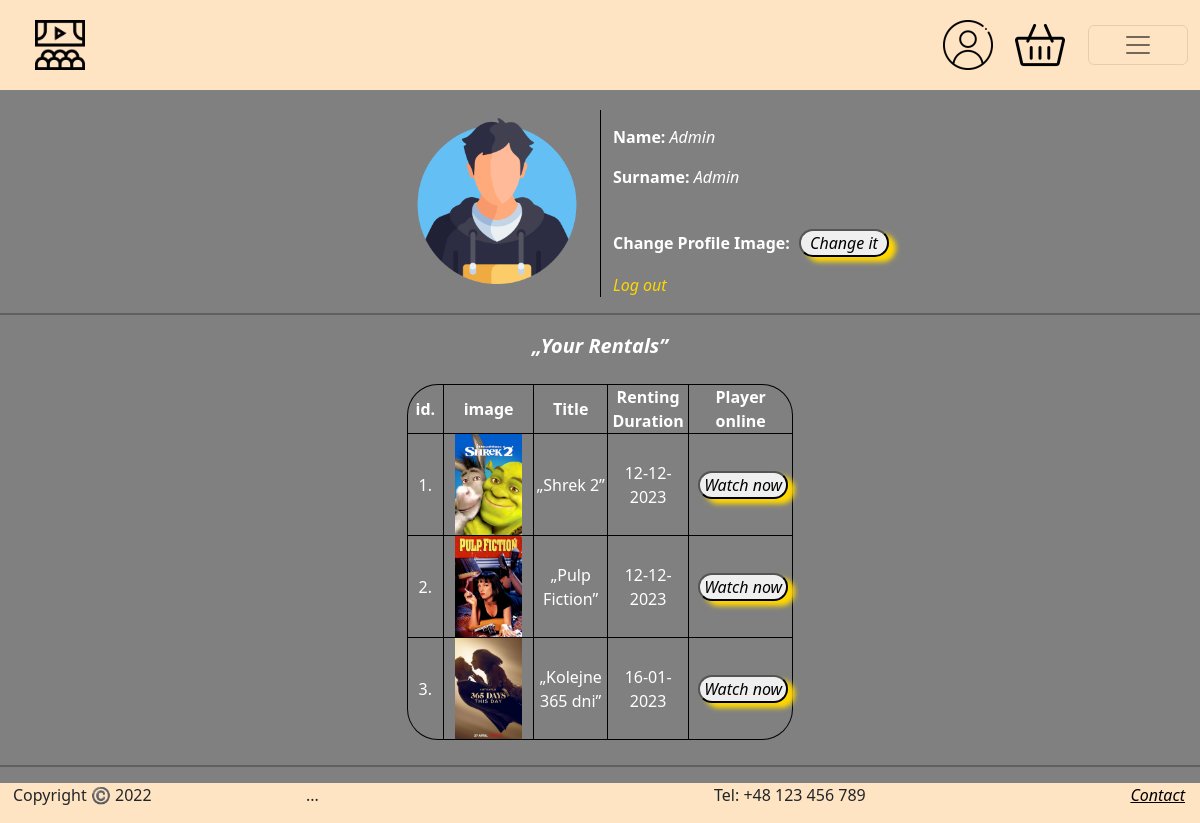
/PHP/profile.php (signed in), run on an earlier commit of the app's database.
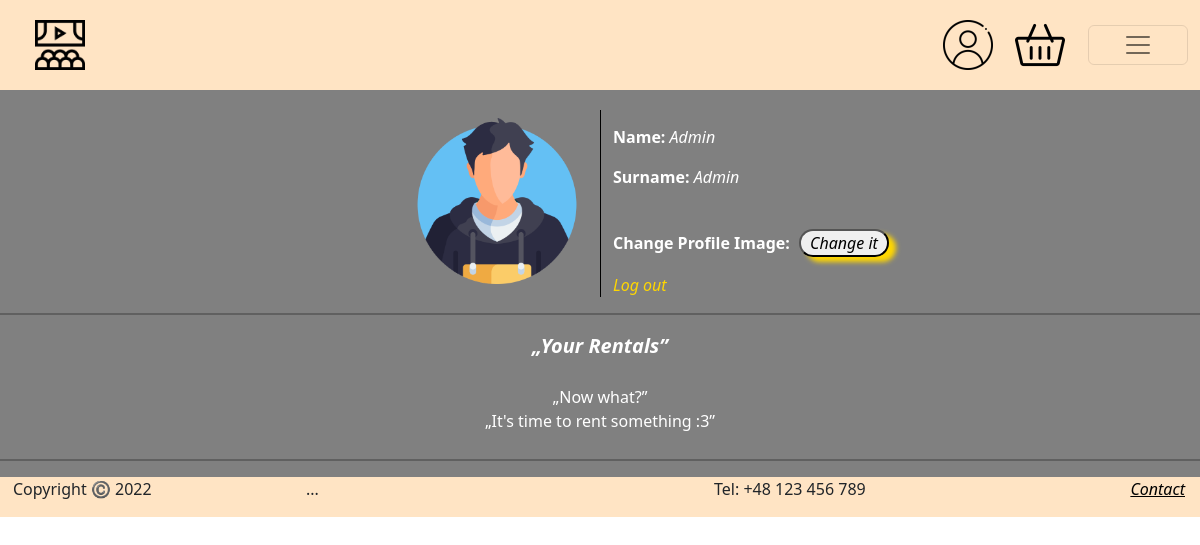
And on a later commit of the database.
### tables this page shows
CREATE TABLE "Users" (
	"id"	INTEGER NOT NULL UNIQUE,
	"name"	TEXT NOT NULL,
	"surname"	TEXT NOT NULL,
	"login"	TEXT NOT NULL,
	"password"	TEXT NOT NULL,
	"email"	TEXT NOT NULL,
	"prof_image"	TEXT,
	"is_admin"	INTEGER DEFAULT 'false',
	PRIMARY KEY("id" AUTOINCREMENT)
);

CREATE TABLE "Orders" (
	"id"	INTEGER NOT NULL UNIQUE,
	"id_user"	INTEGER NOT NULL,
	"id_dvd"	INTEGER NOT NULL,
	"number_of"	INTEGER NOT NULL DEFAULT 1,
	"price"	REAL NOT NULL,
	"date_start"	TEXT NOT NULL,
	"date_end"	TEXT NOT NULL,
	PRIMARY KEY("id" AUTOINCREMENT)
);

CREATE TABLE "DVDs" (
	"id"	INTEGER NOT NULL UNIQUE,
	"image"	TEXT NOT NULL,
	"title"	TEXT NOT NULL,
	"genre"	TEXT NOT NULL,
	"author"	TEXT NOT NULL,
	"year"	INTEGER NOT NULL,
	"descrip"	TEXT NOT NULL,
	"price"	REAL NOT NULL,
	PRIMARY KEY("id" AUTOINCREMENT)
);

### PHP/db_connect.php (called while the page is built, shortened)
<?php
    class SqlLiteQueryBuilder implements SQLQueryBuilder
    {
        protected $query;
        protected function reset(): void
        {
            $this->query = new \stdClass();
        }
        public function select(string $table, array $fields): SQLQueryBuilder
        {
            $this->query->base = "SELECT " . implode(", ", $fields) . " FROM " . $table;
            $this->query->type = 'select';
            return $this;
        }
        public function join(string $table, string $table2, string $field1, string $field2): SQLQueryBuilder
        {
            $this->query->join = " JOIN ". $table2 ." ON ". $table .".". $field1 ." = ". $table2 .".". $field2;
            return $this;
        }
        public function where(string $field, string $value, string $operator = '='): SQLQueryBuilder
        {
            $this->query->where[] = "$field $operator '$value'";
            return $this;
        }
        public function getSQL(): string
        {
            $query = $this->query;
            $sql = $query->base;
            if (!empty($query->join)) {
                $sql .= $query->join;
            }
            if (!empty($query->where)) {
                $sql .= " WHERE " . implode(' AND ', $query->where);
            }
            $sql .= ";";
            return $sql;
        }
    };
?>

### PHP/profile.php (the view, shortened to what this page needs)
<?php
require("db_connect.php");
$logged = isset($_SESSION["UserId"]);
$sql = new SqlLiteQueryBuilder();
$query = $pdo -> query($sql ->select('Orders', ['*'])
              -> join('Orders', 'DVDs', 'id_dvd', 'id')
              -> where('id_user', $_SESSION["UserId"])
              -> getSQL() );
$rows = $query -> fetchAll(PDO::FETCH_ASSOC);
$sql = new SqlLiteQueryBuilder();
$query1 = $pdo -> query($sql ->select("Users", ["prof_image"])
                            ->where("id", $_SESSION["UserId"])
                            ->getSQL());
$rows1 = $query1 -> fetchAll(PDO::FETCH_ASSOC);
?>
<!DOCTYPE html>
<html lang="pl">
<head>
    <link href="https://cdn.jsdelivr.net/npm/bootstrap@5.2.2/dist/css/bootstrap.min.css" rel="stylesheet"
>
    <link rel="stylesheet" href="../CSS/pageStyles.css">
</head>
<body>
        <div class="container-fluid">
        <div class="top" style="background-color: gray">
                <nav class="navbar" style="padding: 0px;">
                    <div class="container-fluid" style="padding: 15px; background-color: bisque;">
                        <a class="navbar-brand col-4" href="../PHP/index.php"><img src="../images/logo2.png" alt="logo" width="50px" height="50px" style="margin-left: 20px;"></a>
                        <div class="profileIcon">
                            <a class="nav-link col-1" href="
                            <?php
                            if ($logged) {
                                echo "profile.php";
                            }
                            else{
                                echo "login.php";
                            }
                             ?>
                            ">
                                <img src="../images/PageIcons/user.png" alt="user.png" width="50px" height="50px">
                            </a>
                        </div>
                        <div class="cartIcon" >
                            <a class="nav-link col-1" href="
                            <?php
                            if ($logged) {
                            echo "cart.php";
                            }
                            else{
                            echo "registration.php";
                            }
                             ?>
                            ">
                                <img src="../images/PageIcons/cart.png" alt="cart.png" width="50px" height="50px">
                            </a>
                        </div>
                        <div class="col-1">
                            <button class="navbar-toggler navbarButton" type="button" data-bs-toggle="collapse" data-bs-target="#navbarScroll" aria-controls="navbarScroll" aria-expanded="false" aria-label="Toggle navigation">
                                <span class="navbar-toggler-icon"></span>
                            </button>
                        </div>
                    </div>
                </nav>
            </div>
            <div class="main" style="display: block;">
                <div class="row FromUPaBit">
                    <div class="col-6" align="right">
                        <?php
                        if($logged){
                            if($rows1[0]["prof_image"] != "")
                                echo '<img id="mainPhoto" class="p-2 profilePicture" src="../images/ProfileIcons/'.$rows1[0]["prof_image"].'" alt="ProfileImage">';
                            else
                                echo '<img id="mainPhoto" class="p-2 profilePicture" src="../images/ProfileIcons/ProfileIcon.png" alt="ProfileImage">';
                        }
                        ?>
                    </div>
                    <div class="col UsersInfo">
                    <?php
                        echo '<p><b>Name:</b> <i>'.$_SESSION["Name"].'</i></p>';
                        echo '<p><b>Surname:</b> <i>'.$_SESSION["Surname"].'</i></p>';
                        ?>
                        <br>
                        <p style="color: white;"><b>Change Profile Image:</b>
                        <button class="checkItButon" onclick="pokaz()">Change it</button></p>
                        <?php
                        echo '<a href="./logOut.php">Log out</a>'
                    ?>
                    </div>
                </div>
                <hr style="border: 1px solid black;">
                <div class="row">
                    <div class="col profileMovieTitle">
                        <q>Your Rentals</q>
                    </div>
                </div><br>
                <div class="row">
                    <div class="col-4 offset-4 profileMovieInfo">
                        <?php
                            if(!isset($rows[0])){
                                echo "<q>Now what?</q><br>
                                    <q class='lastText'>It's time to rent something :3</q><br>
                                    <p></p>";
                            }
                            else{
                                $i=1;
                                echo'<table class="personalMovies">
                                <tr>
                                    <th class="iDColumn" style="padding: 5px">id.</th>
                                    <th class="imageColumn">image</th>
                                    <th class="titleColumn">Title</th>
                                    <th class="termColumn">Renting Duration</th>
                                    <th class="termColumn">Player online</th>
                                </tr>';
                                foreach ($rows as $row) {
                                    echo'
                                        <tr>
                                            <td>'.$i.".</td>
                                            <td><img class='tableMovieImage' src='../images/FILMS/". $row['image'] ."'></td>
                                            <td><q>".$row['title']."</q></td>
                                            <td>".$row['date_end']."</td>
                                            <td><button class='checkItButon' onclick='pokazPlayer()'>Watch now</button></td>
                                        </tr>
                                    ";
                                    $i++;
                                }
                                echo '</table><p></p>';
                            }
                        ?>
                    </div>
                    <hr style="border: 1px solid black; margin-top: 10px;">
                </div>
            </div>
            <div class="footer sticky-bottom bg-gray opacity-100 w-100"  style="background-color: bisque;">
                <div class="row">
                    <p class="col-3" style="padding-left: 25px;">Copyright ©️ 2022</p>
                    <p class="col-3">...</p>
                    <p class="col-3 offset-1">Tel: +48 123 456 789</p>
                    <div class="col-2">
                        <a class="float-end" href="contact.php" style="padding-right: 15px; color: black; background-color: transparent; text-decoration: none;"><u>Contact</u></a>
                      </div>
                </div>
            </div>
    </div>
</body>
</html>

### css/pageStyles.css (style rules this page uses)
* { padding: 0px; margin: 0px; -ms-overflow-style: none; scrollbar-width: none; }
.container-fluid { background-color: gray; padding: 0px; overflow-x: hidden; }
.footer { background-color: bisque; }
.top { background-color: bisque; }
.profileIcon { padding-left: 10px; }
.cartIcon { padding-left: 10px; padding-right: 10px; }
a { font-style: italic; text-decoration: none; color: gold; }
hr { border: 1px solid black; }
.FromUPaBit { padding-top: 20px; }
.UsersInfo { border-left: 1px solid black; padding-top: 15px; text-align: left; }
.UsersInfo > p { color: white; }
.profileMovieTitle { text-align: center; color: white; font-style: italic; font-size: 20px; font-weight: bold; }
.profileMovieInfo { text-align: center; color: white; }
.lastText { padding-bottom: 15px; }
.profilePicture { width: 182px; height: 182px; }
.checkItButon { margin-left: 5px; width: 90px; border-radius: 25px; box-shadow: 7px 5px 5px gold; font-style: italic; }
@media only screen and (min-width: 1170px) { .navbarButton { width: 100px; } }
.personalMovies, th, td { border: 1px solid black; }
.personalMovies { border-collapse: collapse; border-radius: 30px; border-style: hidden; box-shadow: 0 0 0 1px black; }
.iDColumn { width: 100px; }
.imageColumn { width: 600px ; }
.titleColumn { width: 200px ; }
.termColumn { width: 200px ; }
@media only screen and (min-width: 1170px) { .tableMovieImage { width: 75% } }

What changed in the data, as far as the page shows it:
removed orders: id_dvd.image (picture), id_dvd.title "Shrek 2", date_end "12-12-2023"
removed orders: id_dvd.image (picture), id_dvd.title "Pulp Fiction", date_end "12-12-2023"
removed orders: id_dvd.image (picture), id_dvd.title "Kolejne 365 dni", date_end "16-01-2023"
Also different on the page:
text no longer shown: "id. image Title Renting Duration Player online"
text now shown: "Now what? It's time to rent something :3"
